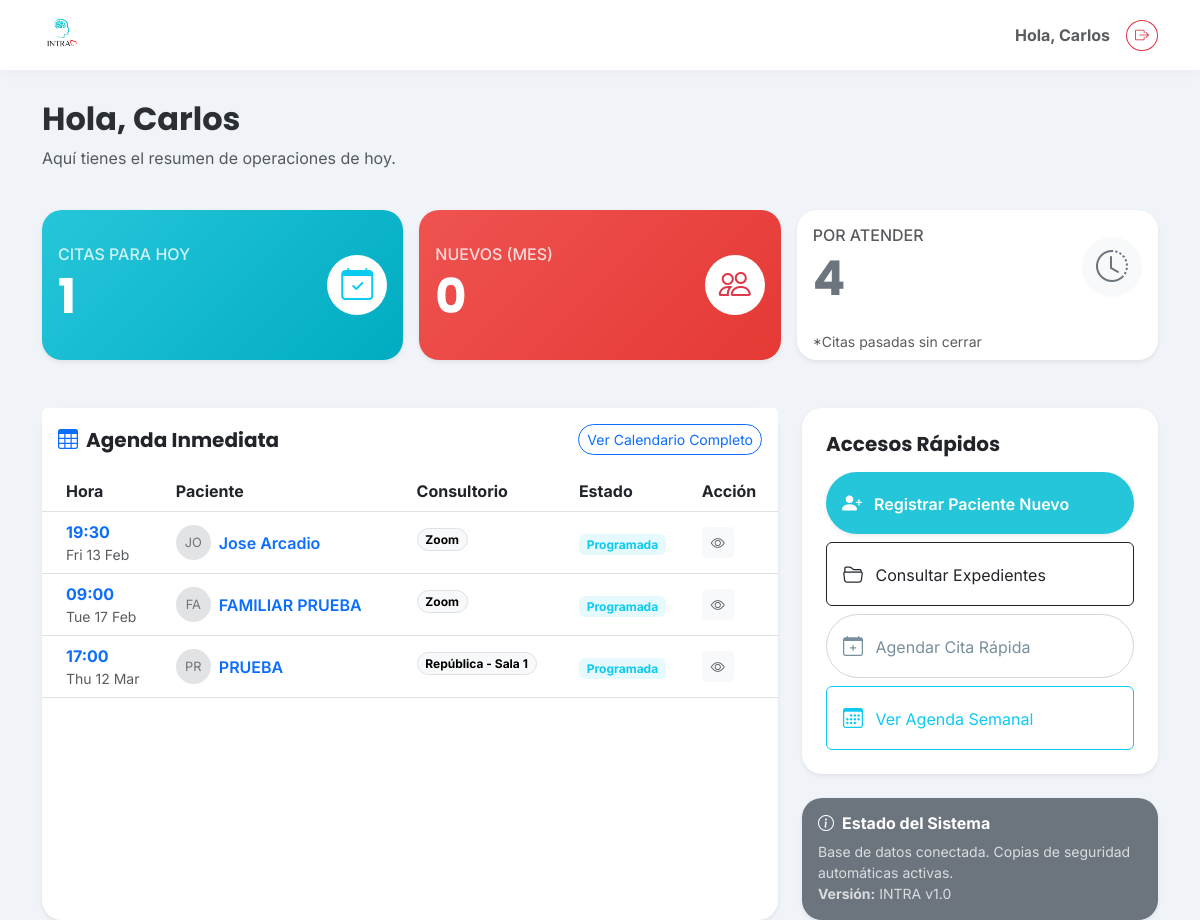
Before: / (signed in) with the older database file.
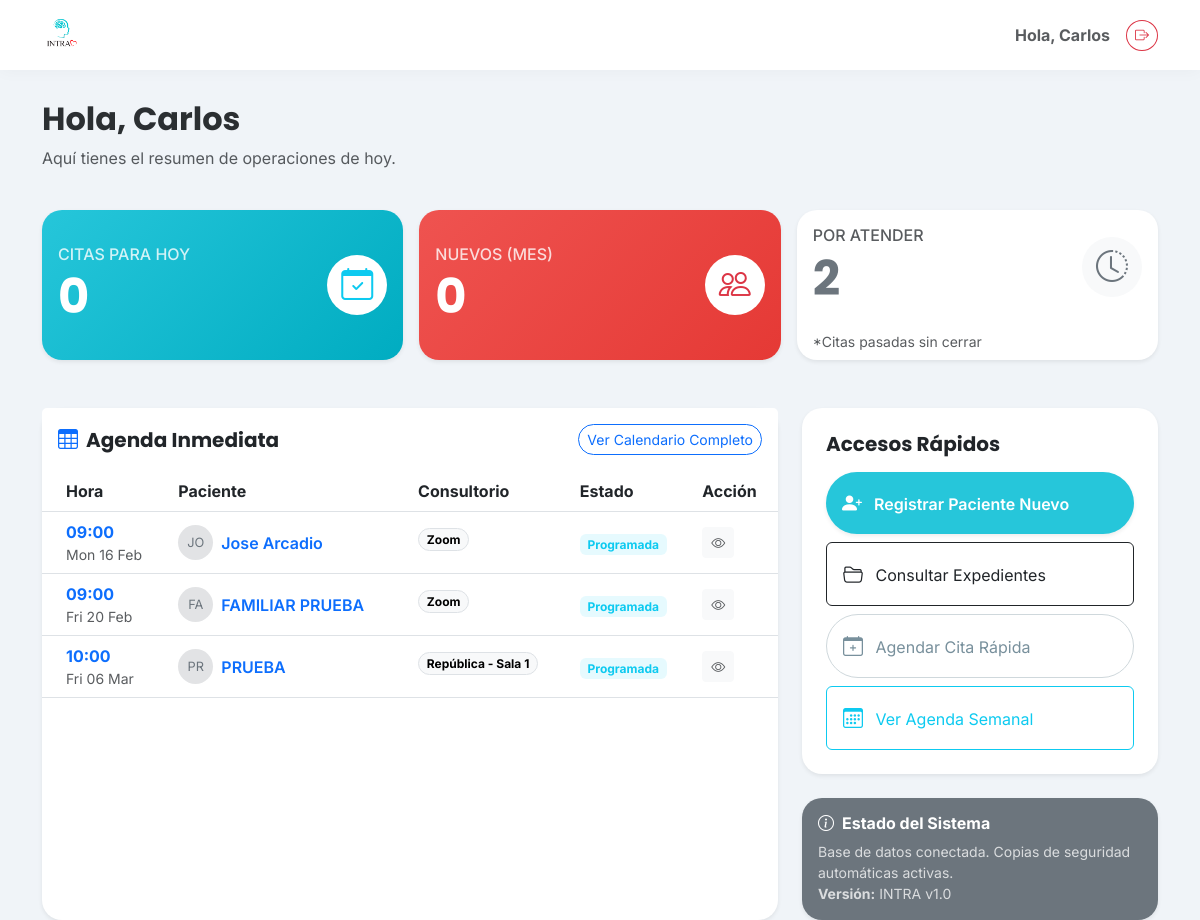
After: the same page with the newer database file.
### clinica/models.py (models this page shows, shortened)
class Cita(models.Model):
    ESTATUS_CHOICES = [
        ('programada', 'Programada'),
        ('asistio', 'Asistió'),
        ('cancelada', 'Cancelada'),
        ('no_asistio', 'No Asistió'),
    ]
    PAGO_CHOICES = [
        ('Efectivo', 'Efectivo'),
        ('Transferencia', 'Transferencia'),
        ('Terminal', 'Terminal'),
        ('Pase', 'Pase'),
        ('Gratuito', 'Gratuito'),
        ('Pendiente', 'Pendiente'),
    ]
    paciente = models.ForeignKey(Paciente, on_delete=models.CASCADE, related_name='citas')
    fecha = models.DateField()
    hora = models.TimeField()
    division = models.ForeignKey(Division, on_delete=models.SET_NULL, null=True)
    consultorio = models.ForeignKey(Consultorio, on_delete=models.SET_NULL, null=True)
    servicio = models.ForeignKey(Servicio, on_delete=models.SET_NULL, null=True)
    terapeuta = models.ForeignKey(Terapeuta, on_delete=models.SET_NULL, null=True)
    costo = models.DecimalField(max_digits=10, decimal_places=2, null=True, blank=True)
    metodo_pago = models.CharField(max_length=50, null=True, blank=True)
    estatus = models.CharField(max_length=20, choices=ESTATUS_CHOICES, default='programada')
    folio_fiscal = models.CharField(max_length=100, blank=True, null=True)
    notas = models.TextField(blank=True, null=True)
    class Meta:
        verbose_name = "Cita"
        verbose_name_plural = "Citas"
        ordering = ['-fecha', '-hora']

class Paciente(models.Model):
    TIPO_CONTACTO_CHOICES = [
        ('propio', 'Propio'),
        ('madre', 'Madre'),
        ('padre', 'Padre'),
        ('pareja', 'Pareja'),
        ('otro', 'Otro'),
    ]
    SEXO_CHOICES = [
        ('Femenino', 'Femenino'),
        ('Masculino', 'Masculino'),
    ]
    nombre = models.CharField(max_length=200, verbose_name="Nombre Completo")
    fecha_nacimiento = models.DateField(verbose_name="Fecha de Nacimiento")
    nombre_normalizado = models.CharField(max_length=200, blank=True, editable=False)
    sexo = models.CharField(
        max_length=20,
        choices=SEXO_CHOICES,
        default='Femenino',
        verbose_name="Sexo"
    )
    telefono = models.CharField(max_length=20, verbose_name="Teléfono (WhatsApp)")
    identidad_contacto = models.CharField(max_length=20, choices=TIPO_CONTACTO_CHOICES, default='propio')
    servicio_inicial = models.ForeignKey('Servicio', on_delete=models.SET_NULL, null=True, verbose_name="Servicio Inicial")
    consentimiento_firmado = models.FileField(upload_to='documentos/', blank=True, null=True)
    estudio_socioeconomico = models.FileField(upload_to='documentos/', blank=True, null=True)
    apertura_expediente = models.FileField(upload_to='documentos/', blank=True, null=True)
    resumen_clinico = models.TextField(blank=True, null=True)
    pacientes_relacionados = models.ManyToManyField('self', blank=True, symmetrical=True)
    enlace_resultados = models.URLField(blank=True, null=True)
    fecha_registro = models.DateTimeField(auto_now_add=True)
    def __str__(self):
        return self.nombre
    class Meta:
        verbose_name = "Paciente"
        verbose_name_plural = "Pacientes"

class Consultorio(models.Model):
    nombre = models.CharField(max_length=100)
    def __str__(self):
        return self.nombre

### clinica/views.py (the view)
# urls.py: path('', clinica_views.home, name='home'),
@login_required
def home(request):
    from django.utils import timezone
    hoy = timezone.now().date()
    mes_actual = timezone.now().month
    from .forms import CitaForm
    citas_hoy_count = Cita.objects.filter(fecha=hoy).count()
    pendientes_count = Cita.objects.filter(
        fecha__lte=hoy,
        estatus='programada' # <--- AQUÍ CAMBIÓ
    ).count()
    pacientes_nuevos = Paciente.objects.filter(
        fecha_registro__month=mes_actual
    ).count()
    proximas_citas = Cita.objects.filter(
        fecha__gte=hoy,
        estatus='programada' # <--- AQUÍ CAMBIÓ
    ).order_by('fecha', 'hora')[:5] # <--- AQUÍ CAMBIÓ (era hora_inicio)
    return render(request, 'clinica/home.html', {
        'citas_hoy': citas_hoy_count,
        'pendientes': pendientes_count,
        'pacientes_nuevos': pacientes_nuevos,
        'proximas_citas': proximas_citas,
        'hoy': hoy,
        'form': CitaForm()
    })

### clinica/models.py (called while the page is built)
    def __str__(self):
        return self.nombre

    def __str__(self):
        return self.nombre

    def __str__(self):
        return self.nombre

### clinica/templates/clinica/home.html (shortened to what the changed rows need)
{% extends 'clinica/base.html' %}
{% load static %}
{% block content %}
<div class="row mb-4 animate__animated animate__fadeIn">
    <div class="col-12">
        <h2 class="fw-bold text-secondary-emphasis">
            Hola, {{ user.username|title }}
        </h2>
    </div>
</div>
<div class="row g-3 mb-5">
    <div class="col-md-4">
        <div class="card border-0 shadow-sm h-100" style="background: linear-gradient(135deg, #26C6DA 0%, #00ACC1 100%); color: white;">
            <div class="card-body d-flex align-items-center justify-content-between">
                <div>
                    <h6 class="text-uppercase mb-1" style="opacity: 0.8;">Citas para Hoy</h6>
                    <h1 class="fw-bold mb-0 display-5">{{ citas_hoy }}</h1>
                </div>
            </div>
        </div>
    </div>
    <div class="col-md-4">
        <div class="card border-0 shadow-sm h-100" style="background: linear-gradient(135deg, #EF5350 0%, #E53935 100%); color: white;">
            <div class="card-body d-flex align-items-center justify-content-between">
                <div>
                    <h1 class="fw-bold mb-0 display-5">{{ pacientes_nuevos }}</h1>
                </div>
            </div>
        </div>
    </div>
    <div class="col-md-4">
        <div class="card border-0 shadow-sm h-100 bg-white">
            <div class="card-body d-flex align-items-center justify-content-between">
                <div>
                    <h6 class="text-uppercase mb-1 text-muted">Por Atender</h6>
                    <h1 class="fw-bold mb-0 display-5 text-secondary">{{ pendientes }}</h1>
                </div>
            </div>
        </div>
    </div>
</div>
<div class="row g-4">
    <div class="col-lg-8">
        <div class="card shadow-sm border-0 h-100">
            <div class="card-body p-0">
                <div class="table-responsive">
                    <table class="table table-hover align-middle mb-0">
                        <thead class="bg-light">
                            <tr>
                                <th class="ps-4">Hora</th>
                                <th>Paciente</th>
                                <th>Consultorio</th>
                                <th>Estado</th>
                                <th>Acción</th>
                            </tr>
                        </thead>
                        <tbody>
    {% for cita in proximas_citas %}
    <tr>
        <td class="ps-4">
            <div class="d-flex flex-column">
                <span class="fw-bold text-primary">{{ cita.hora|time:"H:i" }}</span>
                <span class="small text-muted">{{ cita.fecha|date:"D d M" }}</span>
            </div>
        </td>
        <td>
            <div class="d-flex align-items-center">
                <div class="avatar-initial rounded-circle bg-secondary-subtle text-secondary me-2 d-flex align-items-center justify-content-center" style="width: 35px; height: 35px; font-size: 0.8rem;">
                    {{ cita.paciente.nombre|slice:":2"|upper }}
                </div>
                <a href="{% url 'detalle_paciente' cita.paciente.id %}" class="text-decoration-none fw-semibold text-primary">
                    {{ cita.paciente.nombre }} {{ cita.paciente.apellido }}
                </a>
            </div>
        </td>
        <td>
            <span class="badge rounded-pill text-bg-light border text-truncate" style="max-width: 150px;">
                {{ cita.consultorio }}
            </span>
        </td>
        <td>
            {% if cita.estatus == 'programada' %}
                <span class="badge bg-info bg-opacity-10 text-info">Programada</span>
            {% else %}
                <span class="badge bg-secondary">{{ cita.estatus }}</span>
            {% endif %}
        </td>
        <td>
            <button class="btn btn-sm btn-light text-muted btn-ver-detalle"
                data-bs-toggle="modal"
                data-bs-target="#modalDetalleCita"
                data-paciente="{{ cita.paciente.nombre }} {{ cita.paciente.apellido }}"
                data-servicio="{{ cita.servicio }}"
                data-fecha="{{ cita.fecha|date:'l d F' }} a las {{ cita.hora|time:'H:i' }}"
                data-consultorio="{{ cita.consultorio }}"
                data-terapeuta="{{ cita.terapeuta }}"
                data-notas="{{ cita.notas|default:'Sin notas' }}"
                data-id="{{ cita.id }}">
                <i class="bi bi-eye"></i>
            </button>
        </td>
    </tr>
    {% endfor %}
</tbody>
                    </table>
                </div>
            </div>
        </div>
    </div>
</div>
{% endblock %}

Changed rows visible on the page:
changed Cita "Jose Arcadio": hora "19:30" → "09:00"; fecha "Fri 13 Feb" → "Mon 16 Feb"
changed Cita "FAMILIAR PRUEBA": fecha "Tue 17 Feb" → "Fri 20 Feb"
changed Cita "PRUEBA": hora "17:00" → "10:00"; fecha "Thu 12 Mar" → "Fri 06 Mar"
Other visible differences:
{{ citas_hoy }}: "1" → "0"
{{ pendientes }}: "4" → "2"
